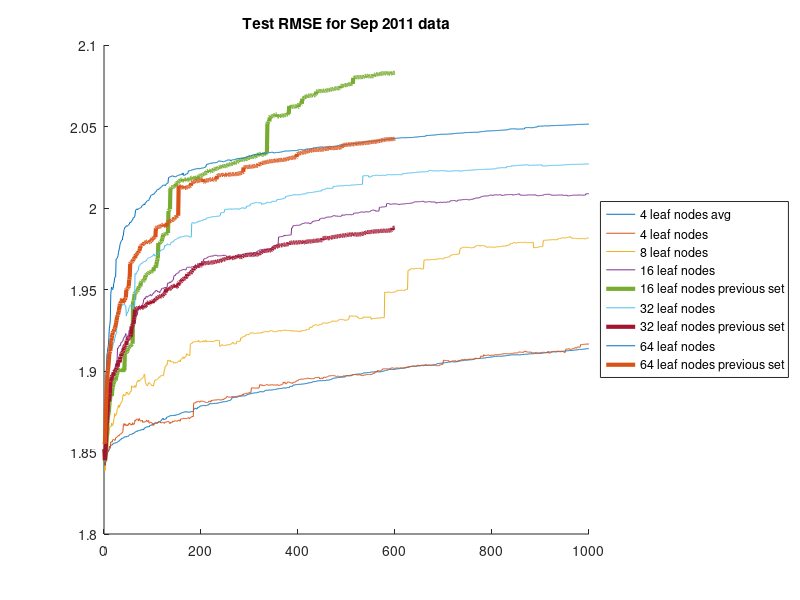
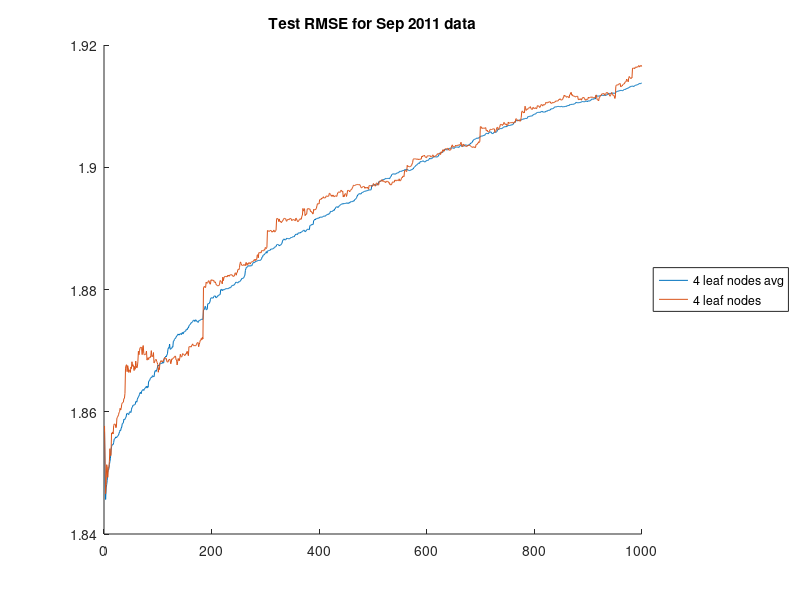

Recreate these plots in MATLAB, in order.
%{
load('decTreeSepOct2012.mat');
load('SepOct2012Training_J16rf9_tree1.mat');
load('sep2011TestDataSetAll2.mat');

testNickTreeScript;

save('rmseValidationSep2011_J16rf9.mat','rmseTestVals');

%%%%%%%%%%%%%%%%%

load('decTreeSepOct2012.mat');
load('SepOct2012Training_J32rf9_tree1.mat');
load('sep2011TestDataSetAll.mat');

testNickTreeScript;

save('rmseValidationSep2011_J32rf9.mat','rmseTestVals');


load('decTreeSepOct2012.mat');
load('SepOct2012Training_J8rf9_tree1.mat');
load('sep2011TestDataSetAll2.mat');

testNickTreeScript;

save('rmseValidationSep2011_J8rf9.mat','rmseTestVals');

%%%%%%%%%%%%%%%%%

load('decTreeSepOct2012.mat');
load('SepOct2012Training_J64rf9_tree1.mat');
load('sep2011TestDataSetAll.mat');

testNickTreeScript;

save('rmseValidationSep2011_J64rf9.mat','rmseTestVals');



load('decTreeSepOct2012.mat');
load('SepOct2012Training_J4rf9_tree1.mat');
load('sep2011TestDataSetAll.mat');

testNickTreeScript;

save('rmseValidationSep2011_J4rf9.mat','rmseTestVals');
%}

J4dataAvg = load('rmseTestSep2011Averaged_J4rf9.mat');
J4data = load('rmseValidationSep2011_J4rf9.mat');
J8data = load('rmseValidationSep2011_J8rf9.mat');
J16data = load('rmseValidationSep2011_J16rf9.mat');
J32data = load('rmseValidationSep2011_J32rf9.mat');
J64data = load('rmseValidationSep2011_J64rf9.mat');

J16dataOther = load('rmseValidationSep2011_J16rf8_other.mat');
J32dataOther = load('rmseValidationSep2011_J32rf8_other.mat');
J64dataOther = load('rmseValidationSep2011_J64rf8_other.mat');

figure
hold on
plot(J4dataAvg.rmseTestVals);
plot(J4data.rmseTestVals);
plot(J8data.rmseTestVals);
plot(J16data.rmseTestVals);
plot(J16dataOther.rmseTestVals,'LineWidth',3);
plot(J32data.rmseTestVals);
plot(J32dataOther.rmseTestVals,'LineWidth',3);
plot(J64data.rmseTestVals);
plot(J64dataOther.rmseTestVals,'LineWidth',3);
legend('4 leaf nodes avg','4 leaf nodes','8 leaf nodes','16 leaf nodes',...
    '16 leaf nodes previous set',...
    '32 leaf nodes',...
    '32 leaf nodes previous set',...
    '64 leaf nodes',...
    '64 leaf nodes previous set',...
    'Location','eastoutside');
title('Test RMSE for Sep 2011 data');
hold off

%%


figure
hold on
plot(J4dataAvg.rmseTestVals);
plot(J4data.rmseTestVals);
legend('4 leaf nodes avg','4 leaf nodes','Location','eastoutside');
title('Test RMSE for Sep 2011 data');
hold off
